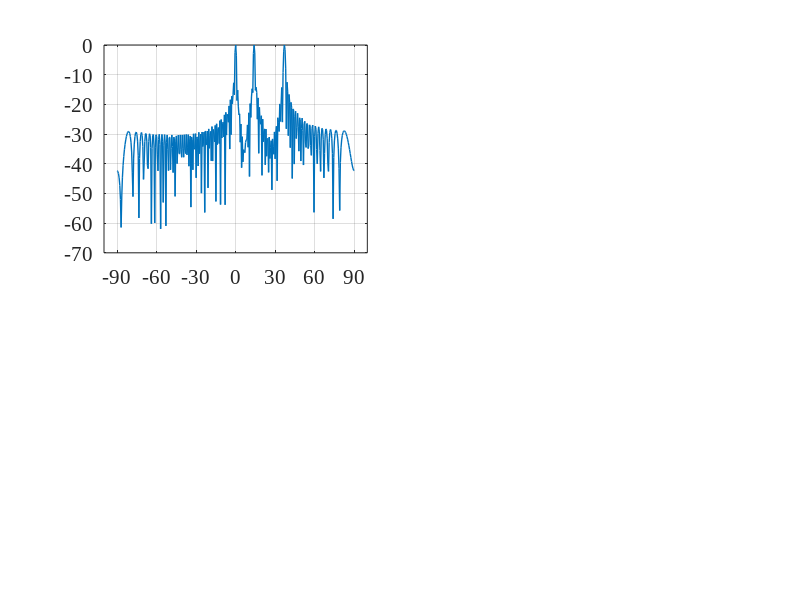

Reproduce this figure in MATLAB. (Note: this script raises an error after producing the figure.)
close all   % close all windows
clear       % clear workspace
clc         % clear command window
f=300e6;    %carrier frequency (Hz)
n=100;       %number of array elements
l=0.04*3e8/f;    %wave length (m)
sa=361;     %sampling
d=l/2;
p=0:d:d*(n-1);
angle=[-90,90];
angle_m=[0 14 37 
        -14 0 37
       -37  0 14
        -37 -14 0];
Rat=[sqrt(1) sqrt(1) sqrt(1) 
    sqrt(1) sqrt(1) sqrt(1) 
    sqrt(1) sqrt(1) sqrt(1) 
    sqrt(1) sqrt(1) sqrt(1) ]'; %ratio
s_m=size(angle_m,2);
theta_list = linspace(angle(1, 1), angle(1, 2), 361);
steering_matrixe=exp(-1j*p'*2*pi/l*sin(theta_list*pi/180));
for i=1:4
    m_steering(:,:,i)=exp(-1j*p'*2*pi/l*sin(angle_m(i,:)*pi/180));
    R=[m_steering(:,:,i)] * [m_steering(:,:,i)]';
    RRR=det(R);
    R_inv = pinv(R);
    C=[m_steering(:,:,i)];
    w(:,i)=R_inv*C/(C'*R_inv*C)*Rat(:,i);
end

for it = 1:sa
      a = steering_matrixe(:, it);
      bp1(1, it) = abs(w(:,1)' * a);
      bp2(1, it) = abs(w(:,2)' * a);
      bp3(1, it) = abs(w(:,3)' * a);
      bp4(1, it) = abs(w(:,4)' * a);
end
  % Normalize.
bp1 = 20 * log10(bp1 / max(bp1));
bp2 = 20 * log10(bp2 / max(bp2));
bp3 = 20 * log10(bp3 / max(bp3));
bp4 = 20 * log10(bp4 / max(bp4));

for i = 1:s_m
    gain_m1(1,i) = abs(w(:,1)' * (m_steering(:,i,1)*m_steering(:,i,1)')* w(:,1)) / abs(w(:,1)'*w(:,1));
end

for i = 1:s_m
     gain_m2(1,i) = abs(w(:,2)' * (m_steering(:,i,2)*m_steering(:,i,2)')* w(:,2)) / abs(w(:,2)'*w(:,2));
end

for i = 1:s_m
     gain_m3(1,i) = abs(w(:,3)' * (m_steering(:,i,3)*m_steering(:,i,3)')* w(:,3)) / abs(w(:,3)'*w(:,3));
end

for i = 1:s_m
     gain_m4(1,i) = abs(w(:,4)' * (m_steering(:,i,4)*m_steering(:,i,4)')* w(:,4)) / abs(w(:,4)'*w(:,4));
end
gain=[gain_m1;gain_m2;gain_m3;gain_m4];


%%%%%画图
figure('position',[150,100,1000,750])%确定图片的位置和大小，[x y width height]

subplot(2,2,1);
plot(theta_list,bp1,'LineWidth',1);
grid on;
hold on;
delta = (angle(1, 2) - angle(1, 1)) / 6;
set(gca, 'xlim',[angle(1,1)-10, angle(1, 2)+10],'FontSize',15,'FontName','Times New Roman');
set(gca, 'xtick',angle(1, 1):delta: angle(1, 2),'FontSize',15,'FontName','Times New Roman'); 
%%%坐标
    DB11=bp1(angle_m(1,1)/0.5+181);
    DB11=roundn(DB11,-2); 
    plot(angle_m(1,1),DB11,'r*')
    text(angle_m(1,1)-10,DB11+3,[num2str(DB11)],'FontSize',8,'FontName','Times New Roman')

    DB12=bp1(angle_m(1,2)/0.5+181);
    DB12=roundn(DB12,-2); 
    plot(angle_m(1,2),DB12,'r*')
    text(angle_m(1,2)-5,DB12+3,[num2str(DB12)],'FontSize',8,'FontName','Times New Roman')

    DB13=bp1(angle_m(1,3)/0.5+181);
    DB13=roundn(DB13,-2); 
    plot(angle_m(1,3),DB13,'r*')
    text(angle_m(1,3)-10,DB13+3,[num2str(DB13)],'FontSize',8,'FontName','Times New Roman')

    

xlabel({'\fontname{Times New Roman}\fontsize{15}Azimuth Angle (deg)','\fontname{Times New Roman}\fontsize{17}(R1)'});
ylabel('\fontname{Times New Roman}\fontsize{15}Normalized Beam Pattern (dB)');
set(gca, 'YLim', [-70,5],'FontSize',15,'FontName','Times New Roman');


subplot(2,2,2);
plot(theta_list,bp2,'LineWidth',1);
grid on;
hold on;
delta = (angle(1, 2) - angle(1, 1)) / 6;
set(gca, 'xlim',[angle(1,1)-10, angle(1, 2)+10],'FontSize',15,'FontName','Times New Roman');
set(gca, 'xtick',angle(1, 1):delta: angle(1, 2),'FontSize',15,'FontName','Times New Roman');  

    DB21=bp2(angle_m(2,1)/0.5+181);
    DB21=roundn(DB21,-2); 
    plot(angle_m(2,1),DB21,'r*')
    text(angle_m(2,1)-10,DB21+3,[num2str(DB21)],'FontSize',8,'FontName','Times New Roman')

    DB22=bp2(angle_m(2,2)/0.5+181);
    DB22=roundn(DB22,-2); 
    plot(angle_m(2,2),DB22,'r*')
    text(angle_m(2,2)-5,DB22+3,[num2str(DB22)],'FontSize',8,'FontName','Times New Roman')

    DB23=bp2(angle_m(2,3)/0.5+181);
    DB23=roundn(DB23,-2); 
    plot(angle_m(2,3),DB23,'r*')
    text(angle_m(2,3)-10,DB23+3,[num2str(DB23)],'FontSize',8,'FontName','Times New Roman')

  

xlabel({'\fontname{Times New Roman}\fontsize{15}Azimuth Angle (deg)','\fontname{Times New Roman}\fontsize{17}(R2)'});
ylabel('\fontname{Times New Roman}\fontsize{15}Normalized Beam Pattern (dB)');
set(gca, 'YLim', [-70,5],'FontSize',15,'FontName','Times New Roman');


subplot(2,2,3);
plot(theta_list,bp3,'LineWidth',1);
grid on;
hold on;
delta = (angle(1, 2) - angle(1, 1)) / 6;
set(gca, 'xlim',[angle(1,1)-10, angle(1, 2)+10],'FontSize',15,'FontName','Times New Roman');
set(gca, 'xtick',angle(1, 1):delta: angle(1, 2),'FontSize',15,'FontName','Times New Roman');    

    DB31=bp3(angle_m(3,1)/0.5+181);
    DB31=roundn(DB31,-2); 
    plot(angle_m(3,1),DB31,'r*')
    text(angle_m(3,1)-2,DB31+3,[num2str(DB31)],'FontSize',8,'FontName','Times New Roman')

    DB32=bp3(angle_m(3,2)/0.5+181);
    DB32=roundn(DB32,-2); 
    plot(angle_m(3,2),DB32,'r*')
    text(angle_m(3,2)-5,DB32+3,[num2str(DB32)],'FontSize',8,'FontName','Times New Roman')

    DB33=bp3(angle_m(3,3)/0.5+181);
    DB33=roundn(DB33,-2); 
    plot(angle_m(3,3),DB33,'r*')
    text(angle_m(3,3)-10,DB33+3,[num2str(DB33)],'FontSize',8,'FontName','Times New Roman')

   
xlabel({'\fontname{Times New Roman}\fontsize{15}Azimuth Angle (deg)','\fontname{Times New Roman}\fontsize{17}(R3)'});
ylabel('\fontname{Times New Roman}\fontsize{15}Normalized Beam Pattern (dB)');
set(gca, 'YLim', [-70,5],'FontSize',15,'FontName','Times New Roman');


subplot(2,2,4);
plot(theta_list,bp4,'LineWidth',1);
grid on;
hold on;
delta = (angle(1, 2) - angle(1, 1)) / 6;
set(gca, 'xlim',[angle(1,1)-10, angle(1, 2)+10],'FontSize',15,'FontName','Times New Roman');
set(gca, 'xtick',angle(1, 1):delta: angle(1, 2),'FontSize',15,'FontName','Times New Roman');   

    DB41=bp4(angle_m(4,1)/0.5+181);
    DB41=roundn(DB41,-2); 
    plot(angle_m(4,1),DB41,'r*')
    text(angle_m(4,1)-2,DB41+3,[num2str(DB41)],'FontSize',8,'FontName','Times New Roman')

    DB42=bp4(angle_m(4,2)/0.5+181);
    DB42=roundn(DB42,-2); 
    plot(angle_m(4,2),DB42,'r*')
    text(angle_m(4,2)-4,DB42+3,[num2str(DB42)],'FontSize',8,'FontName','Times New Roman')

    DB43=bp4(angle_m(4,3)/0.5+181);
    DB43=roundn(DB43,-2); 
    plot(angle_m(4,3),DB43,'r*')
    text(angle_m(4,3)-8,DB43+3,[num2str(DB43)],'FontSize',8,'FontName','Times New Roman')

    

xlabel({'\fontname{Times New Roman}\fontsize{15}Azimuth Angle (deg)','\fontname{Times New Roman}\fontsize{17}(R4)'});
ylabel('\fontname{Times New Roman}\fontsize{15}Normalized Beam Pattern (dB)');
set(gca, 'YLim', [-70,5],'FontSize',15,'FontName','Times New Roman');

%saveas(gcf,['K=4','.emf']);
